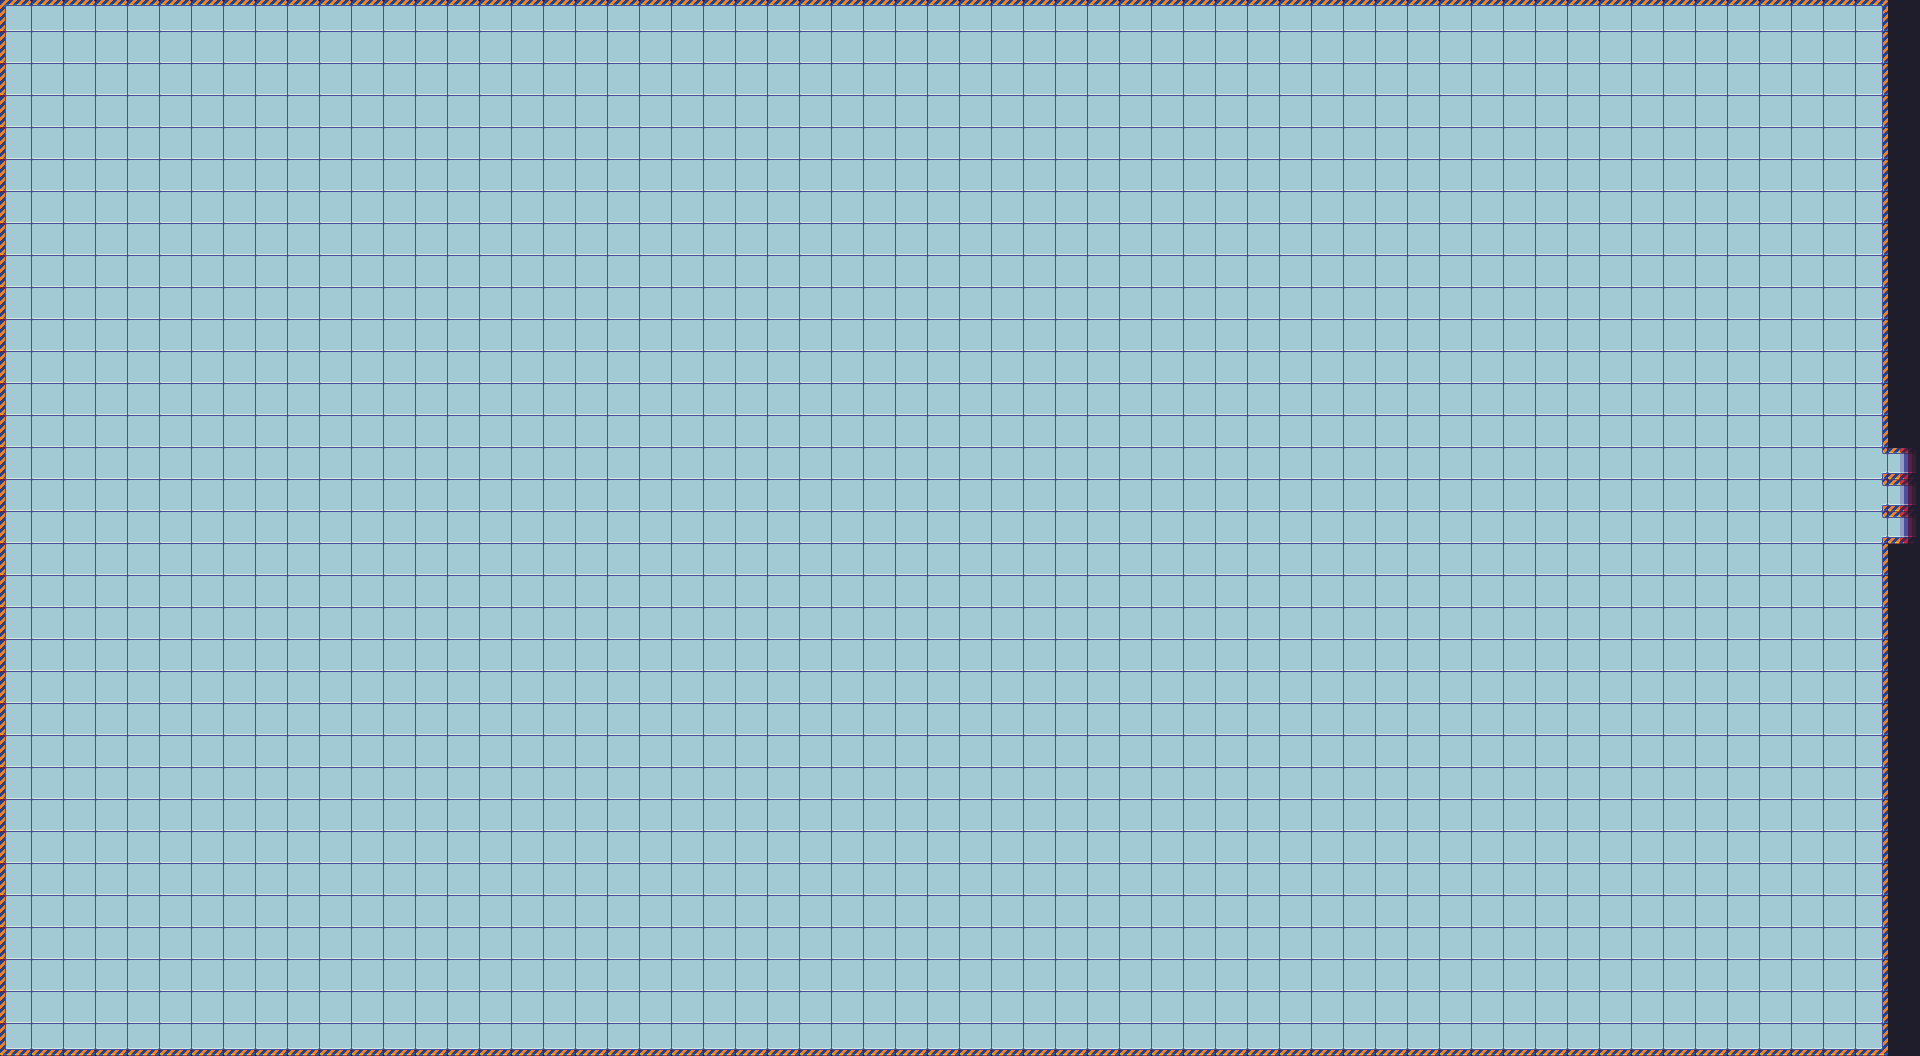

Below is a game level as drawn by its tile map, then a one-line description and the .tmx file that defines it, in full:
An orthogonal 60x33 tile map with 32x32 px tiles, 1 tile layer (base) and 5 objects (player).

<map version="1.10" tiledversion="1.10.1" orientation="orthogonal" renderorder="right-down" width="60" height="33" tilewidth="32" tileheight="32" infinite="0" nextlayerid="4" nextobjectid="7">
 <editorsettings>
  <export target="hub.lua" format="lua" />
 </editorsettings>
 <tileset firstgid="1" name="scifitiles" tilewidth="32" tileheight="32" tilecount="84" columns="14">
  <image source="tilesets/scifitiles-sheet.png" width="448" height="192" />
 </tileset>
 <layer id="1" name="base" width="60" height="33">
  <data encoding="csv">
6,7,7,7,7,7,7,7,7,7,7,7,7,7,7,7,7,7,7,7,7,7,7,7,7,7,7,7,7,7,7,7,7,7,7,7,7,7,7,7,7,7,7,7,7,7,7,7,7,7,7,7,7,7,7,7,7,7,8,18,
20,21,21,21,21,21,21,21,21,21,21,21,21,21,21,21,21,21,21,21,21,21,21,21,21,21,21,21,21,21,21,21,21,21,21,21,21,21,21,21,21,21,21,21,21,21,21,21,21,21,21,21,21,21,21,21,21,21,22,18,
20,21,21,21,21,21,21,21,21,21,21,21,21,21,21,21,21,21,21,21,21,21,21,21,21,21,21,21,21,21,21,21,21,21,21,21,21,21,21,21,21,21,21,21,21,21,21,21,21,21,21,21,21,21,21,21,21,21,22,18,
20,21,21,21,21,21,21,21,21,21,21,21,21,21,21,21,21,21,21,21,21,21,21,21,21,21,21,21,21,21,21,21,21,21,21,21,21,21,21,21,21,21,21,21,21,21,21,21,21,21,21,21,21,21,21,21,21,21,22,18,
20,21,21,21,21,21,21,21,21,21,21,21,21,21,21,21,21,21,21,21,21,21,21,21,21,21,21,21,21,21,21,21,21,21,21,21,21,21,21,21,21,21,21,21,21,21,21,21,21,21,21,21,21,21,21,21,21,21,22,18,
20,21,21,21,21,21,21,21,21,21,21,21,21,21,21,21,21,21,21,21,21,21,21,21,21,21,21,21,21,21,21,21,21,21,21,21,21,21,21,21,21,21,21,21,21,21,21,21,21,21,21,21,21,21,21,21,21,21,22,18,
20,21,21,21,21,21,21,21,21,21,21,21,21,21,21,21,21,21,21,21,21,21,21,21,21,21,21,21,21,21,21,21,21,21,21,21,21,21,21,21,21,21,21,21,21,21,21,21,21,21,21,21,21,21,21,21,21,21,22,18,
20,21,21,21,21,21,21,21,21,21,21,21,21,21,21,21,21,21,21,21,21,21,21,21,21,21,21,21,21,21,21,21,21,21,21,21,21,21,21,21,21,21,21,21,21,21,21,21,21,21,21,21,21,21,21,21,21,21,22,18,
20,21,21,21,21,21,21,21,21,21,21,21,21,21,21,21,21,21,21,21,21,21,21,21,21,21,21,21,21,21,21,21,21,21,21,21,21,21,21,21,21,21,21,21,21,21,21,21,21,21,21,21,21,21,21,21,21,21,22,18,
20,21,21,21,21,21,21,21,21,21,21,21,21,21,21,21,21,21,21,21,21,21,21,21,21,21,21,21,21,21,21,21,21,21,21,21,21,21,21,21,21,21,21,21,21,21,21,21,21,21,21,21,21,21,21,21,21,21,22,18,
20,21,21,21,21,21,21,21,21,21,21,21,21,21,21,21,21,21,21,21,21,21,21,21,21,21,21,21,21,21,21,21,21,21,21,21,21,21,21,21,21,21,21,21,21,21,21,21,21,21,21,21,21,21,21,21,21,21,22,18,
20,21,21,21,21,21,21,21,21,21,21,21,21,21,21,21,21,21,21,21,21,21,21,21,21,21,21,21,21,21,21,21,21,21,21,21,21,21,21,21,21,21,21,21,21,21,21,21,21,21,21,21,21,21,21,21,21,21,22,18,
20,21,21,21,21,21,21,21,21,21,21,21,21,21,21,21,21,21,21,21,21,21,21,21,21,21,21,21,21,21,21,21,21,21,21,21,21,21,21,21,21,21,21,21,21,21,21,21,21,21,21,21,21,21,21,21,21,21,22,18,
20,21,21,21,21,21,21,21,21,21,21,21,21,21,21,21,21,21,21,21,21,21,21,21,21,21,21,21,21,21,21,21,21,21,21,21,21,21,21,21,21,21,21,21,21,21,21,21,21,21,21,21,21,21,21,21,21,21,22,18,
20,21,21,21,21,21,21,21,21,21,21,21,21,21,21,21,21,21,21,21,21,21,21,21,21,21,21,21,21,21,21,21,21,21,21,21,21,21,21,21,21,21,21,21,21,21,21,21,21,21,21,21,21,21,21,21,21,21,40,16,
20,21,21,21,21,21,21,21,21,21,21,21,21,21,21,21,21,21,21,21,21,21,21,21,21,21,21,21,21,21,21,21,21,21,21,21,21,21,21,21,21,21,21,21,21,21,21,21,21,21,21,21,21,21,21,21,21,21,40,16,
20,21,21,21,21,21,21,21,21,21,21,21,21,21,21,21,21,21,21,21,21,21,21,21,21,21,21,21,21,21,21,21,21,21,21,21,21,21,21,21,21,21,21,21,21,21,21,21,21,21,21,21,21,21,21,21,21,21,40,16,
20,21,21,21,21,21,21,21,21,21,21,21,21,21,21,21,21,21,21,21,21,21,21,21,21,21,21,21,21,21,21,21,21,21,21,21,21,21,21,21,21,21,21,21,21,21,21,21,21,21,21,21,21,21,21,21,21,21,22,18,
20,21,21,21,21,21,21,21,21,21,21,21,21,21,21,21,21,21,21,21,21,21,21,21,21,21,21,21,21,21,21,21,21,21,21,21,21,21,21,21,21,21,21,21,21,21,21,21,21,21,21,21,21,21,21,21,21,21,22,18,
20,21,21,21,21,21,21,21,21,21,21,21,21,21,21,21,21,21,21,21,21,21,21,21,21,21,21,21,21,21,21,21,21,21,21,21,21,21,21,21,21,21,21,21,21,21,21,21,21,21,21,21,21,21,21,21,21,21,22,18,
20,21,21,21,21,21,21,21,21,21,21,21,21,21,21,21,21,21,21,21,21,21,21,21,21,21,21,21,21,21,21,21,21,21,21,21,21,21,21,21,21,21,21,21,21,21,21,21,21,21,21,21,21,21,21,21,21,21,22,18,
20,21,21,21,21,21,21,21,21,21,21,21,21,21,21,21,21,21,21,21,21,21,21,21,21,21,21,21,21,21,21,21,21,21,21,21,21,21,21,21,21,21,21,21,21,21,21,21,21,21,21,21,21,21,21,21,21,21,22,18,
20,21,21,21,21,21,21,21,21,21,21,21,21,21,21,21,21,21,21,21,21,21,21,21,21,21,21,21,21,21,21,21,21,21,21,21,21,21,21,21,21,21,21,21,21,21,21,21,21,21,21,21,21,21,21,21,21,21,22,18,
20,21,21,21,21,21,21,21,21,21,21,21,21,21,21,21,21,21,21,21,21,21,21,21,21,21,21,21,21,21,21,21,21,21,21,21,21,21,21,21,21,21,21,21,21,21,21,21,21,21,21,21,21,21,21,21,21,21,22,18,
20,21,21,21,21,21,21,21,21,21,21,21,21,21,21,21,21,21,21,21,21,21,21,21,21,21,21,21,21,21,21,21,21,21,21,21,21,21,21,21,21,21,21,21,21,21,21,21,21,21,21,21,21,21,21,21,21,21,22,18,
20,21,21,21,21,21,21,21,21,21,21,21,21,21,21,21,21,21,21,21,21,21,21,21,21,21,21,21,21,21,21,21,21,21,21,21,21,21,21,21,21,21,21,21,21,21,21,21,21,21,21,21,21,21,21,21,21,21,22,18,
20,21,21,21,21,21,21,21,21,21,21,21,21,21,21,21,21,21,21,21,21,21,21,21,21,21,21,21,21,21,21,21,21,21,21,21,21,21,21,21,21,21,21,21,21,21,21,21,21,21,21,21,21,21,21,21,21,21,22,18,
20,21,21,21,21,21,21,21,21,21,21,21,21,21,21,21,21,21,21,21,21,21,21,21,21,21,21,21,21,21,21,21,21,21,21,21,21,21,21,21,21,21,21,21,21,21,21,21,21,21,21,21,21,21,21,21,21,21,22,18,
20,21,21,21,21,21,21,21,21,21,21,21,21,21,21,21,21,21,21,21,21,21,21,21,21,21,21,21,21,21,21,21,21,21,21,21,21,21,21,21,21,21,21,21,21,21,21,21,21,21,21,21,21,21,21,21,21,21,22,18,
20,21,21,21,21,21,21,21,21,21,21,21,21,21,21,21,21,21,21,21,21,21,21,21,21,21,21,21,21,21,21,21,21,21,21,21,21,21,21,21,21,21,21,21,21,21,21,21,21,21,21,21,21,21,21,21,21,21,22,18,
20,21,21,21,21,21,21,21,21,21,21,21,21,21,21,21,21,21,21,21,21,21,21,21,21,21,21,21,21,21,21,21,21,21,21,21,21,21,21,21,21,21,21,21,21,21,21,21,21,21,21,21,21,21,21,21,21,21,22,18,
20,21,21,21,21,21,21,21,21,21,21,21,21,21,21,21,21,21,21,21,21,21,21,21,21,21,21,21,21,21,21,21,21,21,21,21,21,21,21,21,21,21,21,21,21,21,21,21,21,21,21,21,21,21,21,21,21,21,22,18,
34,35,35,35,35,35,35,35,35,35,35,35,35,35,35,35,35,35,35,35,35,35,35,35,35,35,35,35,35,35,35,35,35,35,35,35,35,35,35,35,35,35,35,35,35,35,35,35,35,35,35,35,35,35,35,35,35,35,36,18
</data>
 </layer>
 <objectgroup id="2" name="boudaries">
  <object id="1" x="1.85919" y="-2.78879">
   <point />
  </object>
  <object id="2" x="1884.29" y="-0.929597">
   <point />
  </object>
  <object id="3" x="1884.29" y="1050.44">
   <point />
  </object>
  <object id="4" x="3.71839" y="1050.44">
   <point />
  </object>
 </objectgroup>
 <objectgroup id="3" name="spawn">
  <object id="6" name="player" x="861.736" y="508.489">
   <point />
  </object>
 </objectgroup>
</map>
